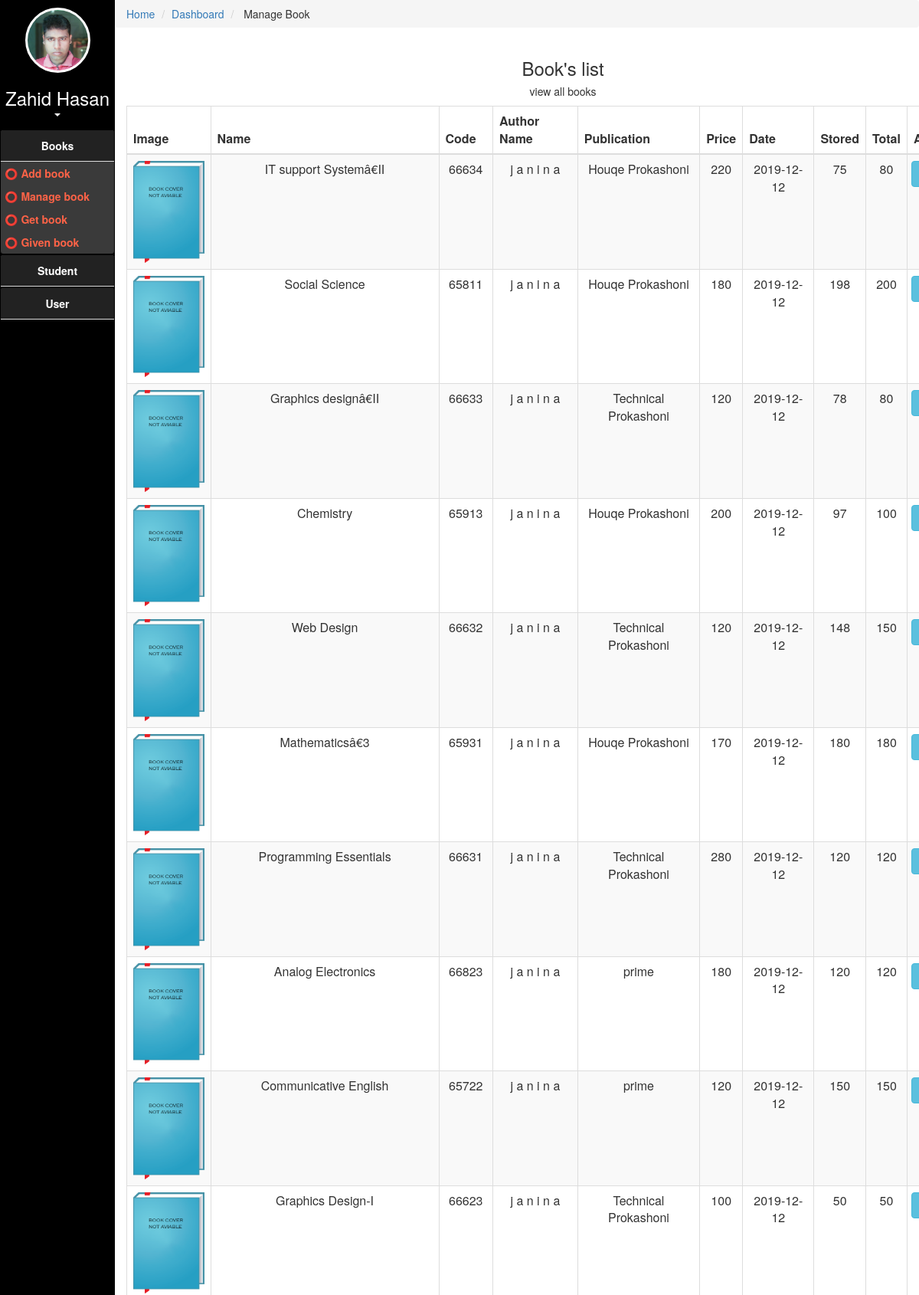
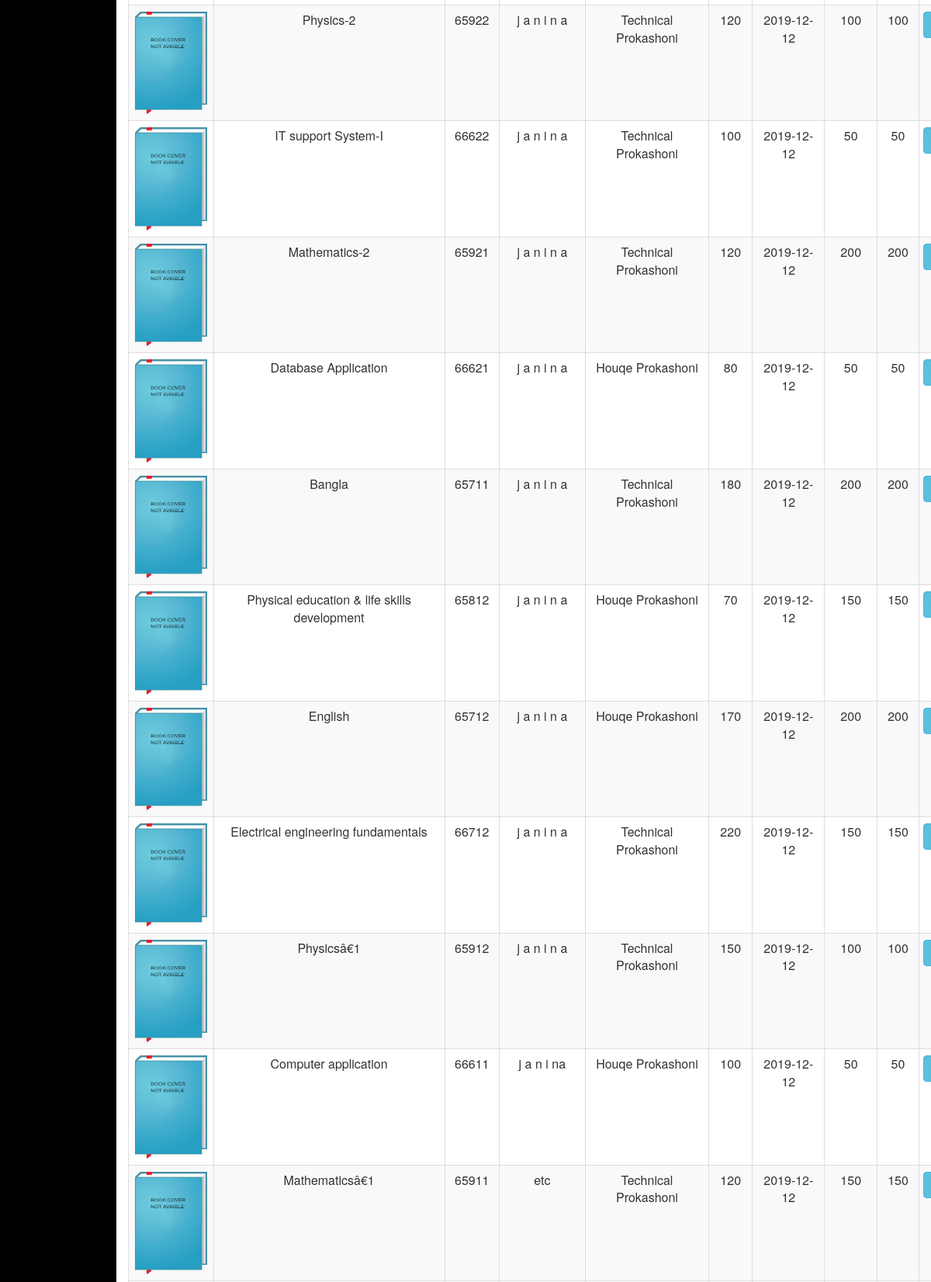
Page /admin/manageBook.php (signed in, upper part) on the committed database (2 pictures, top to bottom).
### tables this page shows
CREATE TABLE `lmsbooks` (
  `book_image` varchar(255) NOT NULL,
  `book_code` int(10) NOT NULL,
  `book_name` text NOT NULL,
  `book_stored` int(5) NOT NULL,
  `book_total` int(5) NOT NULL,
  `book_id` int(10) NOT NULL,
  `Author` varchar(50) NOT NULL,
  `Publication` text NOT NULL,
  `Price` int(5) NOT NULL,
  `Date` date NOT NULL
);

### admin/manageBook.php (called while the page is built)
<?php
$activeMenu="book";
$D_breadcrumb="Manage Book";
$D_page="pages/manageBook.php";
include 'dashboard.php';
?>

### class/database.php (called while the page is built, shortened)
<?php
class Database{
    public function __construct() {
        $hostName="localhost";
        $serverName="root";
        $password="";
        $databaseName="librarymanagementsystem";
        $this->link= mysqli_connect($hostName, $serverName, $password, $databaseName);
    }
}
?>

### class/admin.php (called while the page is built, shortened)
<?php
include_once 'database.php';
class admin{
		public $db;
		public function __construct() {
		$this->db = new Database();
		}
		public function booksInfo(){
			$sql = "SELECT * FROM lmsbooks ORDER BY book_id DESC";
			$result=mysqli_query($this->db->link,$sql);
			return $result;
		}
}
?>

### admin/pages/manageBook.php (the view, shortened to what this page needs)
<?php
$result=$onjAdmin->booksInfo();
?>
<div class="container">
							<div class="row text-center">
								<div class="col-md-12">
									<h3>Book's list</h3>
									<h5>view all books</h5>
									<table class="table table-hover table-striped table-bordered text-center">
										<thead class="text-center" style="text-align:center;">
											<th>Image</th>
											<th>Name</th>
											<th>Code</th>
											<th>Author Name</th>
											<th>Publication</th>
											<th>Price</th>
											<th>Date</th>
											<th>Stored</th>
											<th>Total</th>
											<th style="width:120px;">Action</th>
										</thead>
										<tbody>
	<?php
				while($row =  mysqli_fetch_assoc($result)) {
					?>
					<tr>
						<td>
							<a href="../<?php echo $row['book_image']; ?>">
								<img class="img-responsive" width="100" src="../<?php echo $row['book_image']; ?>" alt="" />
							</a>
						</td>
						<td><?php echo $row['book_name']; ?></td>
						<td><?php echo $row['book_code']; ?></td>
						<td><?php echo $row['Author']; ?></td>
						<td><?php echo $row['Publication']; ?></td>
						<td><?php echo $row['Price']; ?></td>
						<td><?php echo $row['Date']; ?></td>
						<td><?php echo $row['book_stored']; ?></td>
						<td><?php echo $row['book_total']; ?></td>
						<td>
							<div class="row">
								<a class=" btn  btn-info  <?php if($_SESSION['userLevel']==3 || $_SESSION['userLevel']==0 ){ echo 'disabled';} ?>" href="updateBook.php?editBook=edit&editId=<?php echo $row['book_id']; ?>&bookPic=<?php echo $row['book_image']; ?>&bookName=<?php echo $row['book_name']; ?>&bookCode=<?php echo $row['book_code']; ?>&totalBook=<?php echo $row['book_total']; ?>&author=<?php echo $row['Author']; ?>&publication=<?php echo $row['Publication']; ?>&price=<?php echo $row['Price']; ?>&date=<?php echo $row['Date']; ?>">&#9997edit</a>
							</div>
						</td>
					</tr>
					<?php
				}
				?>
										</tbody>
									</table>
								</div>
							</div>
						</div>

### admin/dashboard.php (shortened to what this page needs)
<?php
	if(isset($_SESSION['userName'])){
		include_once '../class/admin.php';
		$onjAdmin=new Admin();
?>
<html>
	<head>
	 <link rel="stylesheet" href="../assets/frontend/w3css/w3.css" />
	<link rel="stylesheet" href="../assets/frontend/maxcdn.bootstrapcdn.com/bootstrap/3.3.7/css/bootstrap.min.css" />
	</head>
	<body>
<div style="height:100%; width:100%;">
	<div class="menu">
		<div class="menuDiv" style=' text-align:center; position: sticky; top:0; bottom:0; margin-top:10px;'>
					<a href="adminProfile.php">
						<div style='margin:auto; background:white; border:3px solid white; border-radius:50%; width:85px; height:85px; overflow:hidden;'>
							<img src="../<?php echo $_SESSION['userImage'];?>" class='img img-responsive' style='width:85px;'></img>
						</div>
					</a>
					<h3>
						<div class="dropdown">
								<?php
								echo $_SESSION['userName'];
								?>
							<a style='color:white;' class="btn dropdown-toggle" data-toggle="dropdown" href="#">
								<span class="caret"></span>
							</a>
						</div>
					</h3>
				<div>
					<div class="panel panel-default" id="fullMenu" data-toggle='collapse' data-target='#collapseBooks'>
						<div class="panel-heading pMenu" id="pMenu" style="">
								<div class="headmenu"  >Books</div>
						</div>
							<div id="collapseBooks" class="collapse12 panel-collapse collapse <?php if(isset($activeMenu)){ if($activeMenu=="book"){ echo 'in';}} ?>">
								<a class="<?php if($_SESSION['userLevel']==3 || $_SESSION['userLevel']==0){ echo 'btn disabled';} ?>" href="addBook.php">
									<div class="li ">
										 Add book
									</div>
								</a>
								<a href="manageBook.php">
									<div class="li">
										Manage book
									</div>
								</a>
								<a href="getBook.php?getBook=getBook">
									<div class="li">
										Get book
									</div>
								</a>
								<a href="givenBook.php">
									<div class="li">
										Given book
									</div>
								</a>
							</div>
					</div>
					<div class="panel panel-default" id="fullMenu" data-toggle='collapse' data-target='#collapseStudent' >
						<div class="panel-heading bg-danger pMenu" id="pMenu" style="">
								<div class="headmenu" >Student</div>
						</div>
					</div>
					<div class="panel panel-default" id="fullMenu"  data-toggle='collapse' data-target='#collapseUser' >
						<div class="panel-heading bg-danger pMenu" id="pMenu" style="">
								<div class="headmenu">User</div>
						</div>
					</div>
				</div>
				</div>
	</div>
	<div class="body">
		<div class="container-fluid">
					<div class="row" style="position:sticky; top:0; z-index:3;">
						<ul class="breadcrumb">
							<li><a href="../">Home</a></li>
							<li><a href="dashboard.php">Dashboard</a></li>
							<?php
							if(isset($D_breadcrumb)){
									?>
									<li>
									<?php
										echo $D_breadcrumb;
									?>
									</li>
									<?php
								}
								else{}
							?>
						</ul>
					</div>
					<div class="row">
							<?php
								if(isset($D_page)){
									include_once $D_page;
								}
								else{
									include_once 'D_default.php';
								}
							?>
					</div>
				</div>
	</div>
</div>
</body>
</html>
<?php
	}
	else{
		header("location:index.php");
	}
?>

### assets/frontend/w3css/w3.css (style rules this page uses)
html { box-sizing:border-box }
*,*:before,*:after { box-sizing:inherit }
html { -ms-text-size-adjust:100%;-webkit-text-size-adjust:100% }
body { margin:0 }
a { background-color:transparent }
img { border-style:none }
html,body { font-family:Verdana,sans-serif;font-size:15px;line-height:1.5 }
html { overflow-x:hidden }
h3 { font-size:24px }
h5 { font-size:18px }
h1,h2,h3,h4,h5,h6 { font-family:"Segoe UI",Arial,sans-serif;font-weight:400;margin:10px 0 }
img { vertical-align:middle }
a { color:inherit }

### admin/dashboard.php (style rules this page uses)
* { margin:0; }
.body { float:left width:auto; height:100%; overflow-y:scroll; }
.menu { float:left; height:100%; overflow:auto; //width:200px; width: 150px; min-width: 150px; max-width: 150px; background:black; color:white; //text-align:center; //margin-top:0; }
#fullMenu { background:#3A3A3A; border:1px solid black; margin:0; cursor:grab; }
#pMenu { background:#222222; color:white; font-weight:900; cursor:normal; }
#pMenu .headmenu { cursor:grab; }
.collapse12 .li { text-align:left; padding:5px; }
.collapse12 .li:before { content: "⭕"; }
.collapse12 .li:after { //content: "❤⏺▶▶⚪⚫◽◾◼"; }
.collapse12 a { color:tomato; font-weight:bold; }

### rows in the picture
lmsbooks: book_image (placeholder picture), book_name "IT support Systemâ€II", book_code "66634", Author "j a n i n a", Publication "Houqe Prokashoni", Price "220", Date "2019-12-12", book_stored "75", book_total "80"
lmsbooks: book_image (placeholder picture), book_name "Social Science", book_code "65811", Author "j a n i n a", Publication "Houqe Prokashoni", Price "180", Date "2019-12-12", book_stored "198", book_total "200"
lmsbooks: book_image (placeholder picture), book_name "Graphics designâ€II", book_code "66633", Author "j a n i n a", Publication "Technical Prokashoni", Price "120", Date "2019-12-12", book_stored "78", book_total "80"
lmsbooks: book_image (placeholder picture), book_name "Chemistry", book_code "65913", Author "j a n i n a", Publication "Houqe Prokashoni", Price "200", Date "2019-12-12", book_stored "97", book_total "100"
lmsbooks: book_image (placeholder picture), book_name "Web Design", book_code "66632", Author "j a n i n a", Publication "Technical Prokashoni", Price "120", Date "2019-12-12", book_stored "148", book_total "150"
lmsbooks: book_image (placeholder picture), book_name "Mathematicsâ€3", book_code "65931", Author "j a n i n a", Publication "Houqe Prokashoni", Price "170", Date "2019-12-12", book_stored "180", book_total "180"
lmsbooks: book_image (placeholder picture), book_name "Programming Essentials", book_code "66631", Author "j a n i n a", Publication "Technical Prokashoni", Price "280", Date "2019-12-12", book_stored "120", book_total "120"
lmsbooks: book_image (placeholder picture), book_name "Analog Electronics", book_code "66823", Author "j a n i n a", Publication "prime", Price "180", Date "2019-12-12", book_stored "120", book_total "120"
lmsbooks: book_image (placeholder picture), book_name "Communicative English", book_code "65722", Author "j a n i n a", Publication "prime", Price "120", Date "2019-12-12", book_stored "150", book_total "150"
lmsbooks: book_image (placeholder picture), book_name "Graphics Design-I", book_code "66623", Author "j a n i n a", Publication "Technical Prokashoni", Price "100", Date "2019-12-12", book_stored "50", book_total "50"
lmsbooks: book_image (placeholder picture), book_name "Physics-2", book_code "65922", Author "j a n i n a", Publication "Technical Prokashoni", Price "120", Date "2019-12-12", book_stored "100", book_total "100"
lmsbooks: book_image (placeholder picture), book_name "IT support System-I", book_code "66622", Author "j a n i n a", Publication "Technical Prokashoni", Price "100", Date "2019-12-12", book_stored "50", book_total "50"
lmsbooks: book_image (placeholder picture), book_name "Mathematics-2", book_code "65921", Author "j a n i n a", Publication "Technical Prokashoni", Price "120", Date "2019-12-12", book_stored "200", book_total "200"
lmsbooks: book_image (placeholder picture), book_name "Database Application", book_code "66621", Author "j a n i n a", Publication "Houqe Prokashoni", Price "80", Date "2019-12-12", book_stored "50", book_total "50"
lmsbooks: book_image (placeholder picture), book_name "Bangla", book_code "65711", Author "j a n i n a", Publication "Technical Prokashoni", Price "180", Date "2019-12-12", book_stored "200", book_total "200"
lmsbooks: book_image (placeholder picture), book_name "Physical education & life skills development", book_code "65812", Author "j a n i n a", Publication "Houqe Prokashoni", Price "70", Date "2019-12-12", book_stored "150", book_total "150"
lmsbooks: book_image (placeholder picture), book_name "English", book_code "65712", Author "j a n i n a", Publication "Houqe Prokashoni", Price "170", Date "2019-12-12", book_stored "200", book_total "200"
lmsbooks: book_image (placeholder picture), book_name "Electrical engineering fundamentals", book_code "66712", Author "j a n i n a", Publication "Technical Prokashoni", Price "220", Date "2019-12-12", book_stored "150", book_total "150"
lmsbooks: book_image (placeholder picture), book_name "Physicsâ€1", book_code "65912", Author "j a n i n a", Publication "Technical Prokashoni", Price "150", Date "2019-12-12", book_stored "100", book_total "100"
lmsbooks: book_image (placeholder picture), book_name "Computer application", book_code "66611", Author "j a n i na", Publication "Houqe Prokashoni", Price "100", Date "2019-12-12", book_stored "50", book_total "50"
lmsbooks: book_image (placeholder picture), book_name "Mathematicsâ€1", book_code "65911", Author "etc", Publication "Technical Prokashoni", Price "120", Date "2019-12-12", book_stored "150", book_total "150"

### other values in the picture
$_SESSION['userName'] "Zahid Hasan"
$D_breadcrumb "Manage Book"
